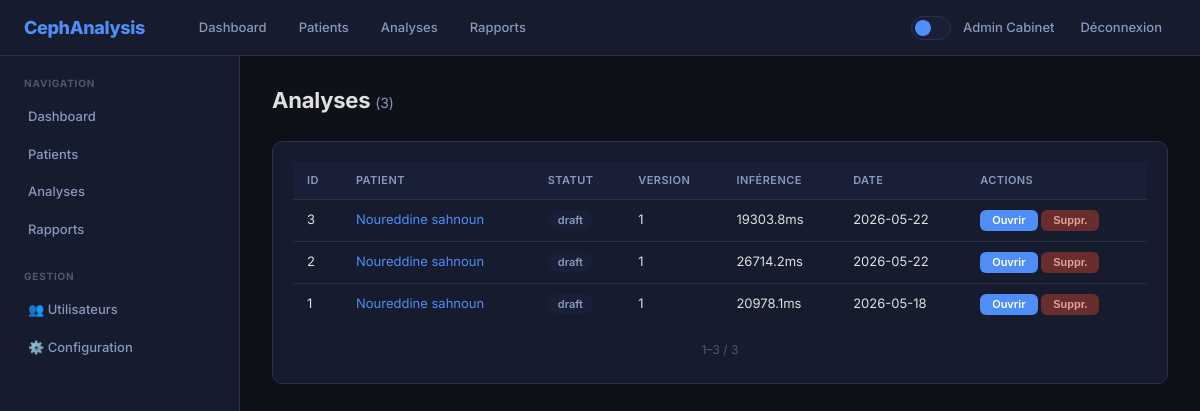
The page /analyses (signed in) on the database its author committed.
### web_gateway/models.py (models this page shows)
class User(Base):
    __tablename__ = "users"
    id = Column(Integer, primary_key=True)
    email = Column(String, unique=True, nullable=False)
    password_hash = Column(String, nullable=False)
    first_name = Column(String, nullable=False)
    last_name = Column(String, nullable=False)
    role_id = Column(Integer, ForeignKey("roles.id"), nullable=False)
    speciality = Column(String)
    license_number = Column(String)
    signature_image = Column(Text)
    is_active = Column(Boolean, default=True)
    last_login = Column(DateTime)
    created_by = Column(Integer, ForeignKey("users.id"))
    created_at = Column(DateTime, default=_utcnow)
    updated_at = Column(DateTime, onupdate=_utcnow)
    role = relationship("Role", back_populates="users")
    patients_created = relationship("Patient", back_populates="creator", foreign_keys="Patient.created_by")
    patients_assigned = relationship("Patient", back_populates="orthodontist", foreign_keys="Patient.assigned_to")
    sessions = relationship("UserSession", back_populates="user")
    preferences = relationship("UserPreference", back_populates="user")
    notifications = relationship("Notification", back_populates="user")
    audit_logs = relationship("AuditLog", back_populates="user")

class Analysis(Base):
    __tablename__ = "analyses"
    id = Column(Integer, primary_key=True)
    radio_id = Column(Integer, ForeignKey("radios.id"), nullable=False)
    performed_by = Column(Integer, ForeignKey("users.id"))
    validated_by = Column(Integer, ForeignKey("users.id"))
    analysis_type = Column(String, default="ceph")
    inference_ms = Column(Float)
    tta_passes = Column(Integer)
    landmarks = Column(Text, nullable=False)
    measurements = Column(Text)
    analysis_scores = Column(Text)
    status = Column(String, default="draft")
    validation_comment = Column(String)
    validated_at = Column(DateTime)
    version = Column(Integer, default=1)
    previous_version_id = Column(Integer, ForeignKey("analyses.id"))
    created_at = Column(DateTime, default=_utcnow)
    updated_at = Column(DateTime, onupdate=_utcnow)
    radio = relationship("Radio", back_populates="analyses")
    reports = relationship("Report", back_populates="analysis")
    review_requests = relationship("ReviewRequest", back_populates="analysis")

### web_gateway/routers/pages.py (the view)
@router.get("/analyses", response_class=HTMLResponse)
async def analyses_page(request: Request, db: AsyncSession = Depends(get_db), offset: int = Query(0), limit: int = Query(50)):
    user = await get_user(request, db)
    if not user:
        return RedirectResponse(url="/login")
    total = (await db.execute(select(func.count(Analysis.id)))).scalar() or 0
    result = await db.execute(
        select(Analysis).options(selectinload(Analysis.radio)).order_by(Analysis.created_at.desc()).offset(offset).limit(limit + 1)
    )
    analyses = result.scalars().all()
    has_more = len(analyses) > limit
    if has_more:
        analyses = analyses[:limit]
    analyses_data = []
    for a in analyses:
        pid = a.radio.patient_id if a.radio else None
        pname = ""
        if pid:
            pr = await db.execute(select(Patient).where(Patient.id == pid))
            p = pr.scalar_one_or_none()
            pname = f"{p.first_name} {p.last_name}" if p else ""
        analyses_data.append({
            "id": a.id, "patient_id": pid, "patient_name": pname,
            "status": a.status, "version": a.version, "inference_ms": a.inference_ms or 0,
            "created_at": str(a.created_at) if a.created_at else "",
        })
    return _render("analyses/list.html", current_user=user, analyses=analyses_data, show_sidebar=True,
                   page_offset=offset, page_limit=limit, has_more=has_more, total=total)

### web_gateway/templates/analyses/list.html (shortened to what this page needs)
{% extends "base.html" %}
{% block content %}
<div class="page-header">
    <h1>Analyses <span class="text-muted" style="font-size:14px;font-weight:400">({{ total }})</span></h1>
</div>
<div class="card">
    {% if analyses %}
    <div class="table-wrapper">
        <table class="table">
            <thead>
                <tr>
                    <th>ID</th>
                    <th>Patient</th>
                    <th>Statut</th>
                    <th>Version</th>
                    <th>Inférence</th>
                    <th>Date</th>
                    <th>Actions</th>
                </tr>
            </thead>
            <tbody>
                {% for a in analyses %}
                <tr>
                    <td>{{ a.id }}</td>
                    <td><a href="/patients/{{ a.patient_id }}" style="color:var(--accent);text-decoration:none">{{ a.patient_name }}</a></td>
                    <td><span class="badge badge-{{ a.status if a.status in ['validated','pending_review'] else 'draft' }}">{{ a.status }}</span></td>
                    <td>{{ a.version }}</td>
                    <td>{{ a.inference_ms }}ms</td>
                    <td>{{ a.created_at[:10] if a.created_at else '—' }}</td>
                    <td>
                        <a href="/analyses/{{ a.id }}" class="btn btn-sm btn-primary">Ouvrir</a>
                        <button class="btn btn-sm btn-danger" onclick="deleteAnalysis({{ a.id }})">Suppr.</button>
                    </td>
                </tr>
                {% endfor %}
            </tbody>
        </table>
    </div>
    <div class="pagination">
        <span style="font-size:12px;color:var(--text-muted);padding:0 8px">
            {{ page_offset + 1 }}–{{ page_offset + analyses|length }} / {{ total }}
        </span>
    </div>
    {% else %}
    <div class="empty-state">
        <div class="icon">🔬</div>
        <p>Aucune analyse pour le moment.</p>
    </div>
    {% endif %}
</div>
{% endblock %}

### web_gateway/templates/base.html (shortened to what this page needs)
<!DOCTYPE html>
<html lang="fr">
<head>
    <link rel="stylesheet" href="/static/css/style.css">
</head>
<body>
    {% include 'partials/navbar.html' %}
    <div class="container-fluid">
        <div class="row">
            {% if show_sidebar | default(true) %}
            {% include 'partials/sidebar.html' %}
            {% endif %}
            <main class="col-main">
                {% block content %}{% endblock %}
            </main>
        </div>
    </div>
</body>
</html>

### web_gateway/templates/partials/navbar.html
<nav class="navbar">
    <div class="navbar-brand">
        <a href="/dashboard">CephAnalysis</a>
    </div>
    <div class="navbar-menu">
        <a href="/dashboard" class="nav-link">Dashboard</a>
        <a href="/patients" class="nav-link">Patients</a>
        <a href="/analyses" class="nav-link">Analyses</a>
        <a href="/reports" class="nav-link">Rapports</a>
    </div>
    <div class="navbar-end">
        <button class="theme-toggle" onclick="toggleTheme()" title="Changer le thème"></button>
        <span class="navbar-user">{{ current_user.first_name }} {{ current_user.last_name }}</span>
        <a href="/auth/logout" class="nav-link">Déconnexion</a>
    </div>
</nav>

### web_gateway/templates/partials/sidebar.html
<aside class="sidebar">
    <div class="sidebar-section">
        <h4>Navigation</h4>
        <a href="/dashboard" class="sidebar-link">Dashboard</a>
        <a href="/patients" class="sidebar-link">Patients</a>
        <a href="/analyses" class="sidebar-link">Analyses</a>
        <a href="/reports" class="sidebar-link">Rapports</a>
    </div>
    {% if current_user and current_user.role.name == 'admin' %}
    <div class="sidebar-section">
        <h4>Gestion</h4>
        <a href="/admin/users" class="sidebar-link">👥 Utilisateurs</a>
        <a href="/admin/settings" class="sidebar-link">⚙️ Configuration</a>
    </div>
    {% endif %}
</aside>

### rows shown on the page
User: first_name "Admin", last_name "Cabinet"
Analysis: id "3", patient_name "Noureddine sahnoun", status "draft", version "1", inference_ms "19303.8", created_at "2026-05-22"
Analysis: id "2", patient_name "Noureddine sahnoun", status "draft", version "1", inference_ms "26714.2", created_at "2026-05-22"
Analysis: id "1", patient_name "Noureddine sahnoun", status "draft", version "1", inference_ms "20978.1", created_at "2026-05-18"

### other values the page prints
{{ total }} "3"
{{ page_offset + 1 }} "1"
{{ page_offset + analyses|length }} "3"
